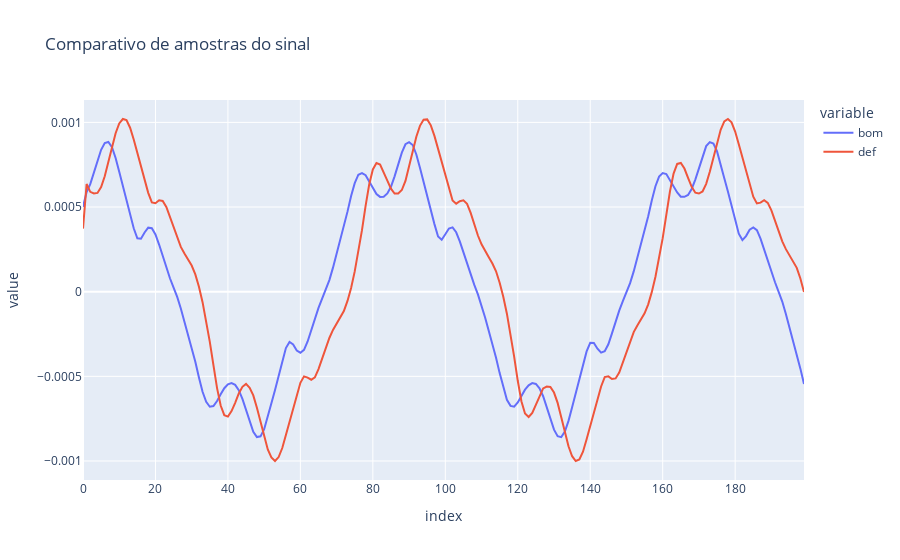

Notebook source saved alongside this figure:
### Code cell
##Comparando os sinais
compara=pd.DataFrame(columns=['bom','def'])
compara['bom']=clean_bom.iloc[0].values
compara['def']=clean_def.iloc[0].values
fig = go.Figure()
   
fig = px.line(compara,title='Comparativo de amostras do sinal')

fig.show()

### Figure 1 — Plotly figure (JSON) as saved in the notebook; plotly's stock layout.template omitted (floating-point values rounded to 4 significant figures; data arrays with more than 128 entries replaced by an {"elided": "..."} marker saying what was removed)
{"data": [{"hovertemplate": "variable=bom<br>index=%{x}<br>value=%{y}<extra></extra>", "legendgroup": "bom", "line": {"color": "#636efa", "dash": "solid"}, "marker": {"symbol": "circle"}, "mode": "lines", "name": "bom", "orientation": "v", "showlegend": true, "type": "scatter", "x": {"elided": "200 int values"}, "xaxis": "x", "y": {"elided": "200 float values"}, "yaxis": "y"}, {"hovertemplate": "variable=def<br>index=%{x}<br>value=%{y}<extra></extra>", "legendgroup": "def", "line": {"color": "#EF553B", "dash": "solid"}, "marker": {"symbol": "circle"}, "mode": "lines", "name": "def", "orientation": "v", "showlegend": true, "type": "scatter", "x": {"elided": "200 int values"}, "xaxis": "x", "y": {"elided": "200 float values"}, "yaxis": "y"}], "layout": {"legend": {"title": {"text": "variable"}, "tracegroupgap": 0}, "title": {"text": "Comparativo de amostras do sinal"}, "xaxis": {"anchor": "y", "domain": [0, 1], "title": {"text": "index"}}, "yaxis": {"anchor": "x", "domain": [0, 1], "title": {"text": "value"}}}}
